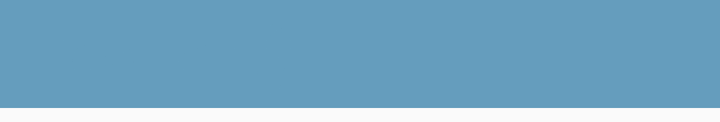
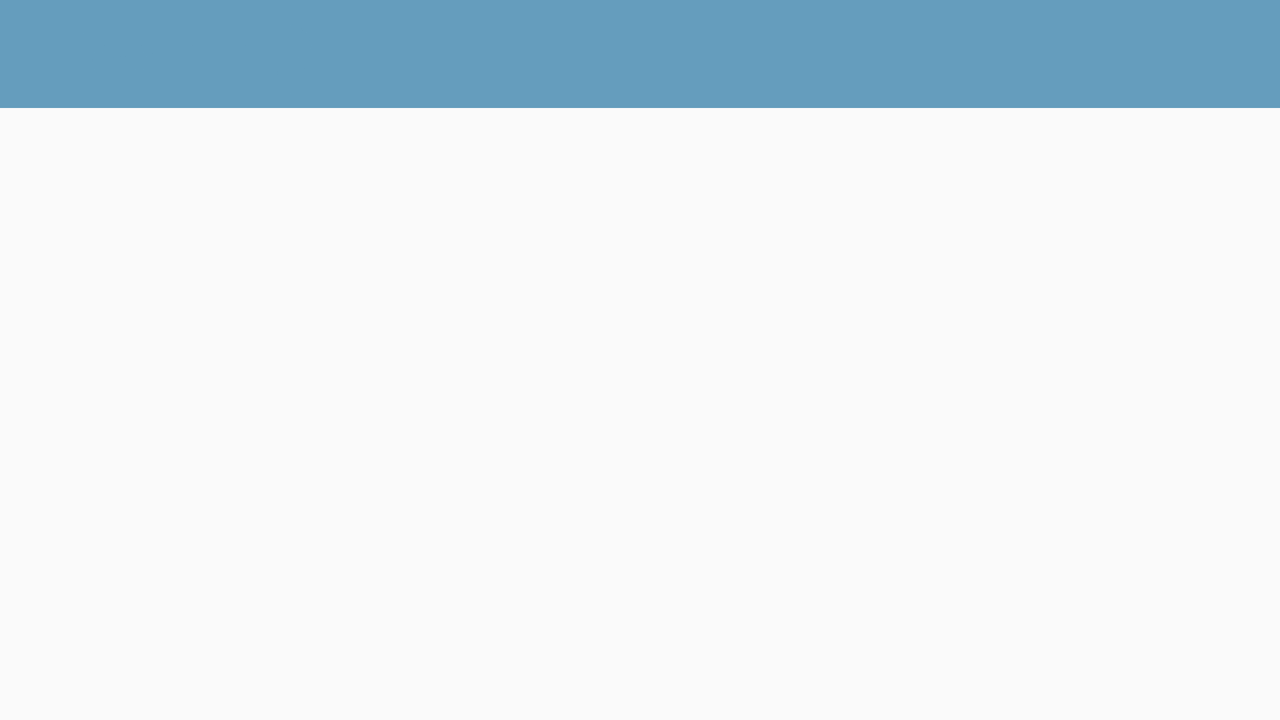

One screen, two layout resources from the same app: the default and the repository's alternative for another configuration. Each is rendered where Android would select it; the XML of both is given below.
<!-- AndroidManifest.xml: application theme AppTheme -->
<!-- res/layout/toolbar_custom_profile.xml -->
<?xml version="1.0" encoding="utf-8"?>
<androidx.constraintlayout.widget.ConstraintLayout xmlns:android="http://schemas.android.com/apk/res/android"
    xmlns:app="http://schemas.android.com/apk/res-auto"
    android:layout_width="match_parent"
    android:layout_height="wrap_content">


    <androidx.appcompat.widget.Toolbar
        android:id="@+id/topNav"
        android:layout_width="match_parent"
        android:layout_height="54dp"
        android:background="@color/refresh_progress_1"
        app:layout_constraintEnd_toEndOf="parent"
        app:layout_constraintStart_toStartOf="parent"
        app:layout_constraintTop_toTopOf="parent"
        app:popupTheme="@style/ThemeOverlay.AppCompat.Light" />

    <ImageView
        android:id="@+id/ivLogo"
        android:layout_width="139dp"
        android:layout_height="35dp"
        android:layout_marginStart="16dp"
        android:layout_marginLeft="16dp"
        android:layout_marginTop="12dp"
        app:layout_constraintStart_toStartOf="@+id/topNav"
        app:layout_constraintTop_toTopOf="parent"
        app:srcCompat="@drawable/logo4" />

    <ImageView
        android:id="@+id/settings"
        android:layout_width="wrap_content"
        android:layout_height="40dp"
        android:layout_marginTop="8dp"
        android:layout_marginEnd="20dp"
        android:layout_marginRight="20dp"
        app:layout_constraintEnd_toEndOf="@+id/topNav"
        app:layout_constraintTop_toTopOf="parent"
        app:srcCompat="@drawable/ic_more_vert_white" />

    <View
        android:id="@+id/ivShadow"
        android:layout_width="match_parent"
        android:layout_height="7dp"
        android:background="@drawable/toolbar_dropshadow"
        app:layout_constraintEnd_toEndOf="parent"
        app:layout_constraintHorizontal_bias="0.25"
        app:layout_constraintStart_toStartOf="parent"
        app:layout_constraintTop_toBottomOf="@+id/topNav" />
</androidx.constraintlayout.widget.ConstraintLayout>
<!-- resources referenced by this layout -->
<resources>
  <color name="refresh_progress_1">#659DBD</color>
  <!-- drawable logo4: png bitmap (drawable, 22708 bytes) -->
  <style name="AppTheme" parent="Theme.AppCompat.Light.NoActionBar">
          
          <item name="colorPrimary">@color/colorPrimary</item>
          <item name="colorPrimaryDark">@color/colorPrimary</item>
          <item name="colorAccent">@color/colorPrimary</item>
          <item name="android:fontFamily">@font/roboto_light</item>
      </style>
  <color name="colorPrimary">#659DBD</color>
</resources>
<!-- res/layout-land/toolbar_custom_profile.xml (the repository's variant of the layout above) -->
<!-- drawn on the phone turned sideways -->
<?xml version="1.0" encoding="utf-8"?>
<android.support.constraint.ConstraintLayout xmlns:android="http://schemas.android.com/apk/res/android"
    android:layout_width="match_parent"
    android:layout_height="match_parent"
    xmlns:app="http://schemas.android.com/apk/res-auto">


    <android.support.v7.widget.Toolbar
        android:id="@+id/topNav"
        android:layout_width="match_parent"
        android:layout_height="54dp"
        android:background="@color/refresh_progress_1"
        app:layout_constraintEnd_toEndOf="parent"
        app:layout_constraintStart_toStartOf="parent"
        app:layout_constraintTop_toTopOf="parent"
        app:popupTheme="@style/ThemeOverlay.AppCompat.Light" />

    <ImageView
        android:id="@+id/imageView4"
        android:layout_width="139dp"
        android:layout_height="35dp"
        android:layout_marginStart="8dp"
        android:layout_marginLeft="8dp"
        android:layout_marginTop="12dp"
        android:layout_marginEnd="8dp"
        app:layout_constraintEnd_toStartOf="@+id/settings"
        app:layout_constraintHorizontal_bias="0.039"
        app:layout_constraintStart_toStartOf="@+id/topNav"
        app:layout_constraintTop_toTopOf="parent"
        app:srcCompat="@drawable/logo4" />

    <ImageView
        android:id="@+id/settings"
        android:layout_width="wrap_content"
        android:layout_height="40dp"
        android:layout_marginTop="8dp"
        android:layout_marginEnd="20dp"
        android:layout_marginRight="20dp"
        app:layout_constraintEnd_toEndOf="@+id/topNav"
        app:layout_constraintTop_toTopOf="parent"
        app:srcCompat="@drawable/ic_more_vert_white" />
    <View
        android:id="@+id/view2"
        android:layout_width="match_parent"
        android:layout_height="7dp"
        android:background="@drawable/toolbar_dropshadow"
        app:layout_constraintEnd_toEndOf="parent"
        app:layout_constraintHorizontal_bias="0.25"
        app:layout_constraintStart_toStartOf="parent"
        app:layout_constraintTop_toBottomOf="@+id/topNav" />
</android.support.constraint.ConstraintLayout>
